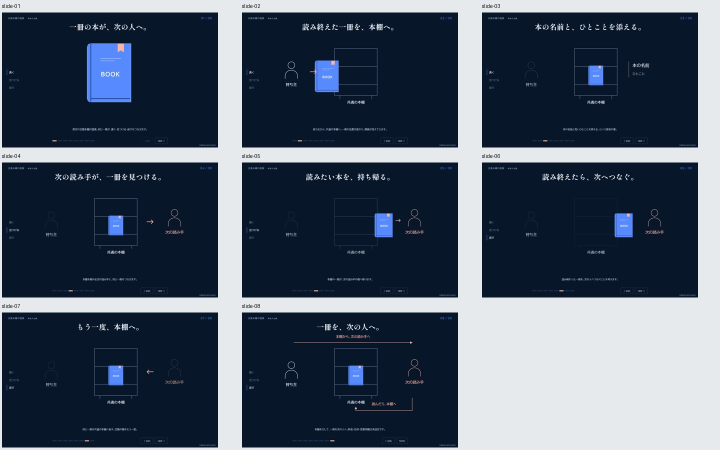
#> input picture skill-forks/and-scene-ja/example/render/contact-round4.jpg, 1440 x 900 px (shown at 1/2 size)
$ python image_colors.py ../../../../../and-scene-ja/example/render/contact-round4.jpg
#> lines starting #> are read from the running program, lines starting #| are printed output that depends on the picture
#!/usr/bin/env python3
"""Extract the dominant colours of an image, for mapping a brand palette.

When the brand reference is an image (a slide, a logo, a brand page), reading
hex values by eye is approximate. This samples the actual pixels and reports the
dominant colours with their share, plus rough suggestions for background / text /
accent, so the theme tokens can be set from real values.

    python3 image_colors.py brand.png
    python3 image_colors.py slide.jpg --colors 8

Prints JSON. Needs Pillow; if missing, it is installed into a dedicated venv
(`~/.cache/presentation-forge/venv`, never the system Python) automatically. If
that isn't possible (no network, sandboxed), it says so and you should read the
colours by eye instead.
"""

import argparse
import colorsys
import json
import sys
from pathlib import Path

try:
    from PIL import Image
except ImportError:
    try:
        from pf_venv import reexec_in_venv
        reexec_in_venv("pillow")
    except Exception:
        sys.exit(
            "error: Pillow is not installed and a dedicated venv could not be "
            "set up automatically.\n"
            "Either run `pip install pillow` yourself, or read the image's "
            "colours by eye and set the theme tokens manually."
        )


def hex_of(rgb):
    return "#%02x%02x%02x" % rgb


def dominant_colours(path: Path, k: int):
    img = Image.open(path).convert("RGB")
    img.thumbnail((240, 240))  # downscale: speed, and average out JPEG noise
    # Adaptive palette quantisation groups near-identical pixels into k clusters.
    q = img.quantize(colors=k, method=Image.Quantize.FASTOCTREE)
    palette = q.getpalette()
    counts = q.getcolors()  # list of (count, palette_index)
    total = sum(c for c, _ in counts)
    out = []
    for count, idx in sorted(counts, reverse=True):
        r, g, b = palette[idx * 3: idx * 3 + 3]
        h, s, v = colorsys.rgb_to_hsv(r / 255, g / 255, b / 255)
        out.append({
            "hex": hex_of((r, g, b)),
            "rgb": [r, g, b],
            "share": round(count / total, 4),
            "hsv": [round(h, 3), round(s, 3), round(v, 3)],
        })
    return out


def suggest(colours):
    """Rough role guesses; the caller refines by eye against the reference."""
    if not colours:
        return {}
    # Background: the largest area, usually light or a strong brand fill.
    bg = max(colours, key=lambda c: c["share"])
    # Text: the darkest colour with a meaningful share.
    text = min((c for c in colours if c["share"] >= 0.02), key=lambda c: c["hsv"][2],
               default=min(colours, key=lambda c: c["hsv"][2]))
    # Accent: the most vivid colour (saturation * value) that is not near-grey.
    vivid = [c for c in colours if c["hsv"][1] >= 0.25]
    accent = max(vivid, key=lambda c: c["hsv"][1] * c["hsv"][2], default=None)
    s = {"bg": bg["hex"], "ink": text["hex"]}
    if accent:
        s["accent"] = accent["hex"]
    return s


def main() -> int:
    ap = argparse.ArgumentParser(description=__doc__.splitlines()[0])
    ap.add_argument("image", help="path to the image")
    ap.add_argument("--colors", type=int, default=6,
                    help="number of dominant colours to report (default 6)")
    args = ap.parse_args()

    path = Path(args.image)
    if not path.is_file():
        raise SystemExit(f"error: image not found: {path}")

    colours = dominant_colours(path, max(2, args.colors))
#> in dominant_colours, img is the input picture: PIL image 1440x900 RGB; mean R, G, B 72.6, 84.8, 100.8
#> in dominant_colours, `img.thumbnail((240, 240))`:
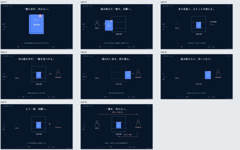
#> img: PIL image 240x150 RGB; mean R, G, B 72.5, 84.8, 100.7
#> in dominant_colours, `q = img.quantize(colors=k, method=Image.Quantize.FASTOCTREE)`:
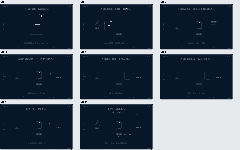
#> q: PIL image 240x150 P; mean R, G, B 68.7, 80.6, 95.3
#> in dominant_colours, `palette = q.getpalette()`: palette = [7, 22, 41, 230, 234, 237, 54, 67, 83, 181, 187, 196, 35, 49, 70, 84, 95, 108]
#> in dominant_colours, `counts = q.getcolors()`: counts = [(24526, 0), (9101, 1), (682, 2), (583, 3), (578, 4), (530, 5)]
#> in dominant_colours, `total = sum(c for c, _ in counts)`: total = 36000
#> the loop in dominant_colours, `for count, idx in sorted(counts, reverse=True):` made 6 passes
#> (count, r, g, b, h, s, v) on passes 1 to 6: (24526, 7, 22, 41, 0.593, 0.829, 0.161), (9101, 230, 234, 237, 0.571, 0.0295, 0.929), (682, 54, 67, 83, 0.592, 0.349, 0.325), (583, 181, 187, 196, 0.6, 0.0765, 0.769), (578, 35, 49, 70, 0.6, 0.5, 0.275), (530, 84, 95, 108, 0.59, 0.222, 0.424)
#> after the loop in dominant_colours, `for count, idx in sorted(counts, reverse=True):`: out = 6 items
#> colours = 6 items
    report = {
        "image": str(path),
        "colors": colours,
        "suggested_tokens": suggest(colours),
    }
#> in suggest, `bg = max(colours, key=lambda c: c["share"])`: bg = {'hex': '#071629', 'rgb': [7, 22, 41], 'share': 0.681, 'hsv': [0.593, 0.829, 0.161]}
#> in suggest, `text = min((c for c in colours if c["share"] >= 0.02), key=lambda c: c..`: text has the same summary as bg
#> in suggest, `vivid = [c for c in colours if c["hsv"][1] >= 0.25]`: vivid = 3 items
#> in suggest, `accent = max(vivid, key=lambda c: c["hsv"][1] * c["hsv"][2], default=N..`: accent = {'hex': '#233146', 'rgb': [35, 49, 70], 'share': 0.0161, 'hsv': [0.6, 0.5, 0.275]}
#> in suggest, `s = {"bg": bg["hex"], "ink": text["hex"]}`: s = {'bg': '#071629', 'ink': '#071629'}
    json.dump(report, sys.stdout, indent=2)
#> (printed output is left out)
    sys.stdout.write("\n")
    return 0


if __name__ == "__main__":
    raise SystemExit(main())
#> (the program exits here)
